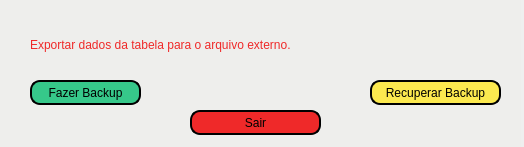
<?xml version="1.0" encoding="UTF-8"?>
<ui version="4.0">
 <class>Dialog</class>
 <widget class="QDialog" name="Dialog">
  <property name="geometry">
   <rect>
    <x>0</x>
    <y>0</y>
    <width>524</width>
    <height>147</height>
   </rect>
  </property>
  <property name="windowTitle">
   <string>Dialog</string>
  </property>
  <widget class="QLabel" name="label">
   <property name="geometry">
    <rect>
     <x>30</x>
     <y>30</y>
     <width>471</width>
     <height>31</height>
    </rect>
   </property>
   <property name="styleSheet">
    <string notr="true">font: 75 italic 14pt &quot;Ubuntu Condensed&quot;;
</string>
   </property>
   <property name="text">
    <string>&lt;html&gt;&lt;head/&gt;&lt;body&gt;&lt;p&gt;&lt;span style=&quot; font-family:'sans-serif'; font-weight:400; color:#ef2929;&quot;&gt;Exportar dados da tabela para o arquivo externo.&lt;/span&gt;&lt;/p&gt;&lt;/body&gt;&lt;/html&gt;</string>
   </property>
  </widget>
  <widget class="QPushButton" name="salvar">
   <property name="geometry">
    <rect>
     <x>30</x>
     <y>80</y>
     <width>111</width>
     <height>25</height>
    </rect>
   </property>
   <property name="styleSheet">
    <string notr="true">background-color: rgb(54, 200, 138);
border-bottom-color: rgb(0, 0, 0);
border-right-color: rgb(0, 0, 0);
border-radius: 10px;
border-style: outset;
border-width: 2px;</string>
   </property>
   <property name="text">
    <string>Fazer Backup</string>
   </property>
  </widget>
  <widget class="QLabel" name="label_7">
   <property name="geometry">
    <rect>
     <x>0</x>
     <y>-10</y>
     <width>521</width>
     <height>431</height>
    </rect>
   </property>
   <property name="styleSheet">
    <string notr="true">alternate-background-color: rgb(114, 159, 207);
color: rgb(114, 159, 207);
background-color: rgb(238, 238, 236);</string>
   </property>
   <property name="text">
    <string/>
   </property>
  </widget>
  <widget class="QPushButton" name="recuperar">
   <property name="geometry">
    <rect>
     <x>370</x>
     <y>80</y>
     <width>131</width>
     <height>25</height>
    </rect>
   </property>
   <property name="styleSheet">
    <string notr="true">background-color: rgb(252, 233, 79);
border-bottom-color: rgb(0, 0, 0);
border-right-color: rgb(0, 0, 0);
border-radius: 10px;
border-style: outset;
border-width: 2px;</string>
   </property>
   <property name="text">
    <string>Recuperar Backup</string>
   </property>
  </widget>
  <widget class="QPushButton" name="sair">
   <property name="geometry">
    <rect>
     <x>190</x>
     <y>110</y>
     <width>131</width>
     <height>25</height>
    </rect>
   </property>
   <property name="styleSheet">
    <string notr="true">background-color: rgb(239, 41, 41);
border-bottom-color: rgb(0, 0, 0);
border-right-color: rgb(0, 0, 0);
border-radius: 10px;
border-style: outset;
border-width: 2px;</string>
   </property>
   <property name="text">
    <string>Sair</string>
   </property>
  </widget>
  <zorder>label_7</zorder>
  <zorder>label</zorder>
  <zorder>salvar</zorder>
  <zorder>recuperar</zorder>
  <zorder>sair</zorder>
 </widget>
 <resources/>
 <connections/>
</ui>
